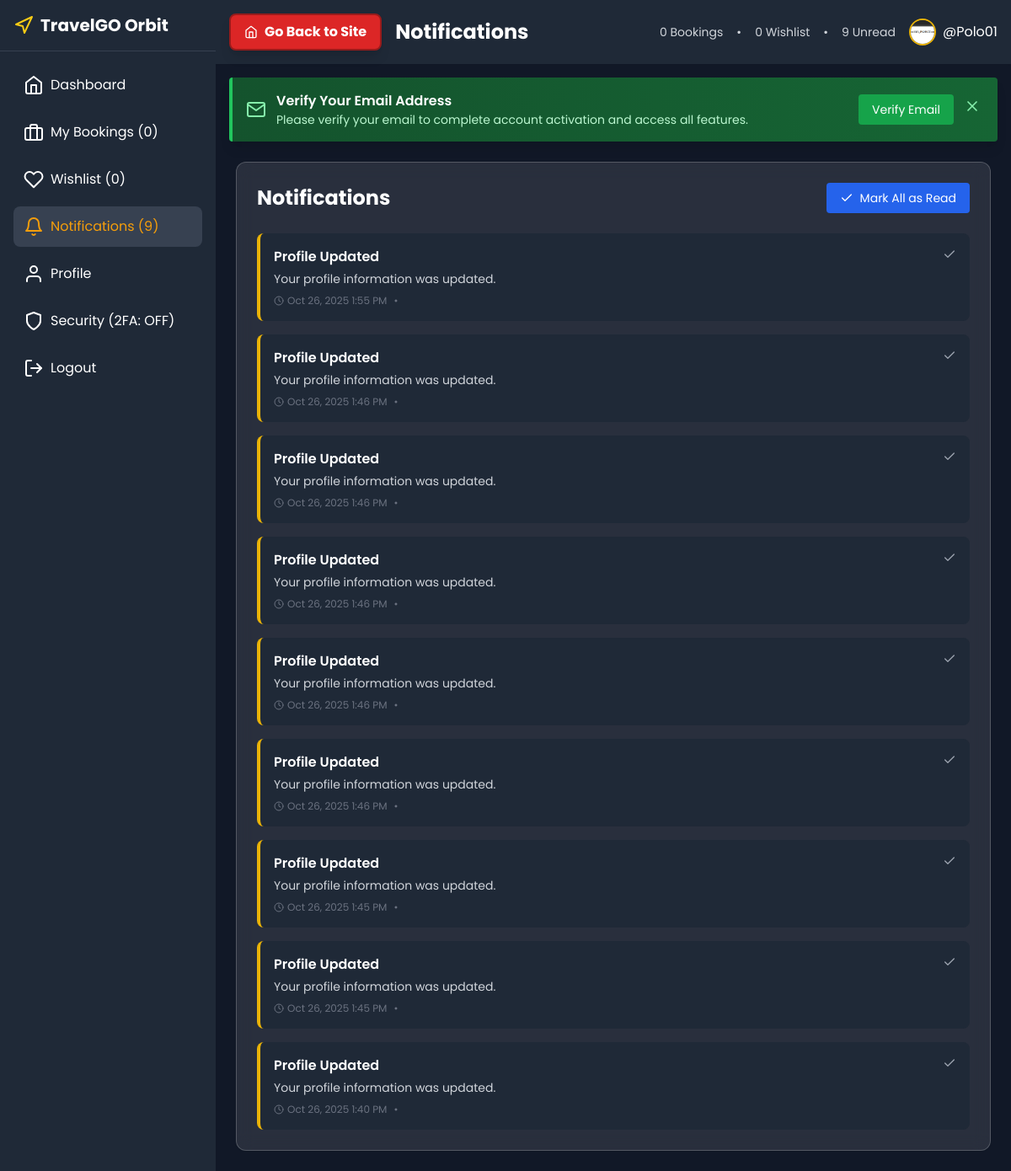
Screenshot of /dashboard.php?view=notifications (signed in) with the database file from the repository.
### tables this page shows
CREATE TABLE `users` (
  `id` int(11) NOT NULL,
  `username` varchar(50) DEFAULT NULL,
  `first_name` varchar(100) DEFAULT NULL,
  `last_name` varchar(100) DEFAULT NULL,
  `name` varchar(100) NOT NULL,
  `email` varchar(255) NOT NULL,
  `password_hash` varchar(255) NOT NULL,
  `phone` varchar(20) DEFAULT NULL,
  `address` text DEFAULT NULL,
  `state_id` int(11) DEFAULT NULL,
  `billing_street` varchar(255) DEFAULT NULL,
  `billing_city` varchar(100) DEFAULT NULL,
  `billing_state_id` int(11) DEFAULT NULL,
  `billing_zip` varchar(20) DEFAULT NULL,
  `billing_country` varchar(100) DEFAULT NULL,
  `city_id` int(11) DEFAULT NULL,
  `postal_code` varchar(20) DEFAULT NULL,
  `date_of_birth` date DEFAULT NULL,
  `gender` enum('male','female','other') DEFAULT NULL,
  `secret_2fa` varchar(255) DEFAULT NULL,
  `is_2fa_enabled` tinyint(1) DEFAULT 0,
  `email_verified` tinyint(1) DEFAULT 0,
  `email_verification_token` varchar(255) DEFAULT NULL,
  `verification_token_expires` datetime DEFAULT NULL,
  `backup_codes` text DEFAULT NULL,
  `created_at` timestamp NOT NULL DEFAULT current_timestamp(),
  `updated_at` timestamp NOT NULL DEFAULT current_timestamp() ON UPDATE current_timestamp(),
  `profile_picture` varchar(500) DEFAULT NULL,
  `preferences` longtext DEFAULT NULL CHECK (json_valid(`preferences`))
);

CREATE TABLE `notifications` (
  `id` int(11) NOT NULL,
  `user_id` int(11) NOT NULL,
  `type` enum('booking','security','promotion','system') NOT NULL,
  `title` varchar(255) NOT NULL,
  `message` text NOT NULL,
  `is_read` tinyint(1) DEFAULT 0,
  `action_url` varchar(500) DEFAULT NULL,
  `created_at` timestamp NOT NULL DEFAULT current_timestamp()
);

### dashboard.php (the view, shortened to what the rows shown need)
<?php
require 'connection.php';
$stmt = $pdo->prepare("SELECT * FROM users WHERE id = ?");
$stmt->execute([$_SESSION['user_id']]);
$user = $stmt->fetch();
$bookingsCount = 0;
$wishlistCount = 0;
$unreadNotifications = 0;
try {
    $bookingsStmt = $pdo->prepare("SELECT COUNT(*) as count FROM bookings WHERE user_id = ?");
    $bookingsStmt->execute([$_SESSION['user_id']]);
    $bookingsResult = $bookingsStmt->fetch();
    $bookingsCount = $bookingsResult ? $bookingsResult['count'] : 0;
    $wishlistStmt = $pdo->prepare("SELECT COUNT(*) as count FROM user_wishlist WHERE user_id = ?");
    $wishlistStmt->execute([$_SESSION['user_id']]);
    $wishlistResult = $wishlistStmt->fetch();
    $wishlistCount = $wishlistResult ? $wishlistResult['count'] : 0;
    $notifStmt = $pdo->prepare("SELECT COUNT(*) as count FROM notifications WHERE user_id = ? AND is_read = FALSE");
    $notifStmt->execute([$_SESSION['user_id']]);
    $notifResult = $notifStmt->fetch();
    $unreadNotifications = $notifResult ? $notifResult['count'] : 0;
} catch (Exception $e) {
    error_log("Dashboard stats error: " . $e->getMessage());
}
$current_view = $_GET['view'] ?? 'dashboard';
$bookingsStmt = $pdo->prepare("
    SELECT b.*,
           COALESCE(rtf.flight_number, 'N/A') as flight_number,
           COALESCE(rtf.airline_name, 'Unknown Airline') as airline_name,
           COALESCE(rtf.origin, 'Unknown') as origin,
           COALESCE(rtf.destination, 'Unknown') as destination
    FROM bookings b
    LEFT JOIN round_trip_flights rtf ON b.flight_id = rtf.id
    WHERE b.user_id = ?
    ORDER BY b.created_at DESC
    LIMIT 10
");
$bookingsStmt->execute([$_SESSION['user_id']]);
$bookings = $bookingsStmt->fetchAll();
$notificationsStmt = $pdo->prepare("
    SELECT * FROM notifications
    WHERE user_id = ?
    ORDER BY created_at DESC
    LIMIT 10
");
$notificationsStmt->execute([$_SESSION['user_id']]);
$notifications = $notificationsStmt->fetchAll();
?>
<!DOCTYPE html>
<html lang="en">
<head>
    <link rel="stylesheet" href="https://cdnjs.cloudflare.com/ajax/libs/cropperjs/1.5.13/cropper.min.css">
    <script src="https://cdn.tailwindcss.com"></script>
</head>
<body>
    <div class="flex h-screen">
        <div class="flex-1 overflow-auto bg-gray-900">
            <header class="bg-gray-800 shadow-sm p-4 flex justify-between items-center">
                <div class="flex items-center">
                    <h1 class="text-2xl font-bold text-white">
                        <?php
                        switch ($current_view) {
                            case 'notifications':
                                echo 'Notifications';
                                break;
                        }
                        ?>
                    </h1>
                </div>
                <div class="flex items-center space-x-4">
                    <div class="flex items-center space-x-2">
                        <?php
                        $profile_pic = !empty($user['profile_picture']) ?
                            htmlspecialchars($user['profile_picture']) . '?t=' . time() :
                            "https://ui-avatars.com/api/?name=" . urlencode($user['name'] ?? 'User') . "&background=f59e0b&color=1e3a8a&size=64";
                        ?>
                        <img src="<?= $profile_pic ?>" alt="User" class="w-8 h-8 rounded-full object-cover border-2 border-yellow-500">
                        <span class="profile-name">@<?= htmlspecialchars($_SESSION['username'] ?? $user['username'] ?? 'user') ?></span>
                    </div>
                </div>
            </header>
            <main class="p-6">
                <?php if ($current_view === 'dashboard'): ?>
                    <div class="grid grid-cols-1 md:grid-cols-3 gap-6 mb-6">
                        <div class="card-dark p-6 rounded-xl shadow-sm">
                            <div class="flex items-center justify-between">
                                <div>
                                    <p class="text-gray-300">Upcoming Trips</p>
                                    <h3 class="text-2xl font-bold text-white"><?= $bookingsCount ?></h3>
                                </div>
                                <div class="p-3 rounded-full bg-blue-900 text-blue-300">
                                    <i data-feather="calendar"></i>
                                </div>
                            </div>
                        </div>
                        <div class="card-dark p-6 rounded-xl shadow-sm">
                            <div class="flex items-center justify-between">
                                <div>
                                    <p class="text-gray-300">Wishlist Items</p>
                                    <h3 class="text-2xl font-bold text-white"><?= $wishlistCount ?></h3>
                                </div>
                                <div class="p-3 rounded-full bg-green-900 text-green-300">
                                    <i data-feather="heart"></i>
                                </div>
                            </div>
                        </div>
                        <div class="card-dark p-6 rounded-xl shadow-sm">
                            <div class="flex items-center justify-between">
                                <div>
                                    <p class="text-gray-300">Unread Notifications</p>
                                    <h3 class="text-2xl font-bold text-white"><?= $unreadNotifications ?></h3>
                                </div>
                                <div class="p-3 rounded-full bg-yellow-900 text-yellow-300">
                                    <i data-feather="bell"></i>
                                </div>
                            </div>
                        </div>
                    </div>
                    <div class="card-dark p-6 rounded-xl shadow-sm mb-6">
                        <h2 class="text-xl font-bold text-white mb-4">Quick Actions</h2>
                        <div class="grid grid-cols-1 md:grid-cols-2 lg:grid-cols-4 gap-4">
                            <a href="index.php" class="bg-blue-900 hover:bg-blue-800 p-4 rounded-lg text-center transition-colors">
                                <i data-feather="plane" class="w-8 h-8 text-blue-300 mx-auto mb-2"></i>
                                <span class="font-medium text-white">Book Flights</span>
                            </a>
                            <a href="dashboard.php?view=wishlist" class="bg-green-900 hover:bg-green-800 p-4 rounded-lg text-center transition-colors">
                                <i data-feather="heart" class="w-8 h-8 text-green-300 mx-auto mb-2"></i>
                                <span class="font-medium text-white">My Wishlist</span>
                            </a>
                            <a href="dashboard.php?view=profile" class="bg-purple-900 hover:bg-purple-800 p-4 rounded-lg text-center transition-colors">
                                <i data-feather="user" class="w-8 h-8 text-purple-300 mx-auto mb-2"></i>
                                <span class="font-medium text-white">My Profile</span>
                            </a>
                            <a href="dashboard.php?view=security" class="bg-orange-900 hover:bg-orange-800 p-4 rounded-lg text-center transition-colors">
                                <i data-feather="shield" class="w-8 h-8 text-orange-300 mx-auto mb-2"></i>
                                <span class="font-medium text-white">Security</span>
                            </a>
                        </div>
                    </div>
                    <div class="grid grid-cols-1 lg:grid-cols-2 gap-6">
                        <div class="card-dark p-6 rounded-xl shadow-sm">
                            <h2 class="text-xl font-bold text-white mb-4">Recent Bookings</h2>
                            <?php if (empty($bookings)): ?>
                                <p class="text-gray-400 text-center py-4">No bookings yet. <a href="index.php" class="text-blue-400 hover:text-blue-300">Book your first flight!</a></p>
                            <?php else: ?>
                                <div class="space-y-4">
                                    <?php foreach (array_slice($bookings, 0, 3) as $booking): ?>
                                        <div class="flex justify-between items-center p-4 bg-gray-800 rounded-lg">
                                            <div>
                                                <h3 class="font-semibold text-white">Booking #<?= htmlspecialchars($booking['booking_reference']) ?></h3>
                                                <p class="text-sm text-gray-400"><?= $booking['airline_name'] ?> • <?= htmlspecialchars($booking['origin']) ?> to <?= htmlspecialchars($booking['destination']) ?></p>
                                                <p class="text-sm text-gray-400">Status: <?= ucfirst($booking['status']) ?></p>
                                            </div>
                                            <span class="px-3 py-1 bg-blue-900 text-blue-300 rounded-full text-sm">
                                                HKD $<?= number_format($booking['total_amount'], 2) ?>
                                            </span>
                                        </div>
                                    <?php endforeach; ?>
                                </div>
                                <?php if (count($bookings) > 3): ?>
                                    <div class="mt-4 text-center">
                                        <a href="dashboard.php?view=bookings" class="text-blue-400 hover:text-blue-300 text-sm">View all bookings</a>
                                    </div>
                                <?php endif; ?>
                            <?php endif; ?>
                        </div>
                        <div class="card-dark p-6 rounded-xl shadow-sm">
                            <h2 class="text-xl font-bold text-white mb-4">Recent Notifications</h2>
                            <?php if (empty($notifications)): ?>
                                <p class="text-gray-400 text-center py-4">No notifications</p>
                            <?php else: ?>
                                <div class="space-y-3">
                                    <?php foreach (array_slice($notifications, 0, 3) as $notification): ?>
                                        <div class="p-3 bg-gray-800 rounded-lg border-l-2 <?= $notification['is_read'] ? 'border-gray-600' : 'border-yellow-500' ?>">
                                            <p class="text-sm text-white"><?= htmlspecialchars($notification['title']) ?></p>
                                            <p class="text-xs text-gray-400 mt-1"><?= date('M j, g:i A', strtotime($notification['created_at'])) ?></p>
                                        </div>
                                    <?php endforeach; ?>
                                </div>
                                <?php if (count($notifications) > 3): ?>
                                    <div class="mt-4 text-center">
                                        <a href="dashboard.php?view=notifications" class="text-blue-400 hover:text-blue-300 text-sm">View all notifications</a>
                                    </div>
                                <?php endif; ?>
                            <?php endif; ?>
                        </div>
                    </div>
                <?php elseif ($current_view === 'notifications'): ?>
                    <div class="w-full">
                        <div class="card-dark p-6 rounded-xl shadow-sm">
                            <div class="flex justify-between items-center mb-6">
                                <h2 class="text-2xl font-bold text-white">Notifications</h2>
                            </div>
                            <?php if (empty($notifications)): ?>
                                <div class="text-center py-8">
                                    <i data-feather="bell" class="w-16 h-16 text-gray-500 mx-auto mb-4"></i>
                                    <h3 class="text-xl font-semibold text-gray-400 mb-2">No notifications</h3>
                                    <p class="text-gray-500">You're all caught up!</p>
                                </div>
                            <?php else: ?>
                                <div class="space-y-4">
                                    <?php foreach ($notifications as $notification): ?>
                                        <div class="bg-gray-800 rounded-lg p-4 border-l-4 <?= $notification['is_read'] ? 'border-gray-600' : 'border-yellow-500' ?>">
                                            <div class="flex justify-between items-start">
                                                <div class="flex-1">
                                                    <h3 class="font-semibold text-white mb-1"><?= htmlspecialchars($notification['title']) ?></h3>
                                                    <p class="text-gray-300 text-sm mb-2"><?= htmlspecialchars($notification['message']) ?></p>
                                                    <div class="flex items-center text-xs text-gray-500">
                                                        <i data-feather="clock" class="w-3 h-3 mr-1"></i>
                                                        <?= date('M j, Y g:i A', strtotime($notification['created_at'])) ?>
                                                        <span class="mx-2">•</span>
                                                    </div>
                                                </div>
                                                <?php if (!$notification['is_read']): ?>
                                                    <form method="POST" class="ml-4">
                                                        <button type="submit"
                                                            class="text-gray-400 hover:text-white transition-colors"
                                                            title="Mark as read">
                                                            <i data-feather="check" class="w-4 h-4"></i>
                                                        </button>
                                                    </form>
                                                <?php endif; ?>
                                            </div>
                                        </div>
                                    <?php endforeach; ?>
                                </div>
                            <?php endif; ?>
                        </div>
                    </div>
                <?php endif; ?>
            </main>
        </div>
    </div>
</body>
</html>

### rows the page displays
users: profile_picture (picture)
notifications: title "Profile Updated", message "Your profile information was updated.", created_at "Oct 26, 2025 1:55 PM"
notifications: title "Profile Updated", message "Your profile information was updated.", created_at "Oct 26, 2025 1:46 PM"
notifications: title "Profile Updated", message "Your profile information was updated.", created_at "Oct 26, 2025 1:46 PM"
notifications: title "Profile Updated", message "Your profile information was updated.", created_at "Oct 26, 2025 1:46 PM"
notifications: title "Profile Updated", message "Your profile information was updated.", created_at "Oct 26, 2025 1:46 PM"
notifications: title "Profile Updated", message "Your profile information was updated.", created_at "Oct 26, 2025 1:46 PM"
notifications: title "Profile Updated", message "Your profile information was updated.", created_at "Oct 26, 2025 1:45 PM"
notifications: title "Profile Updated", message "Your profile information was updated.", created_at "Oct 26, 2025 1:45 PM"
notifications: title "Profile Updated", message "Your profile information was updated.", created_at "Oct 26, 2025 1:40 PM"

### other values shown
$bookingsCount "0"
$wishlistCount "0"
$unreadNotifications "9"
$_SESSION['username'] "Polo01"
